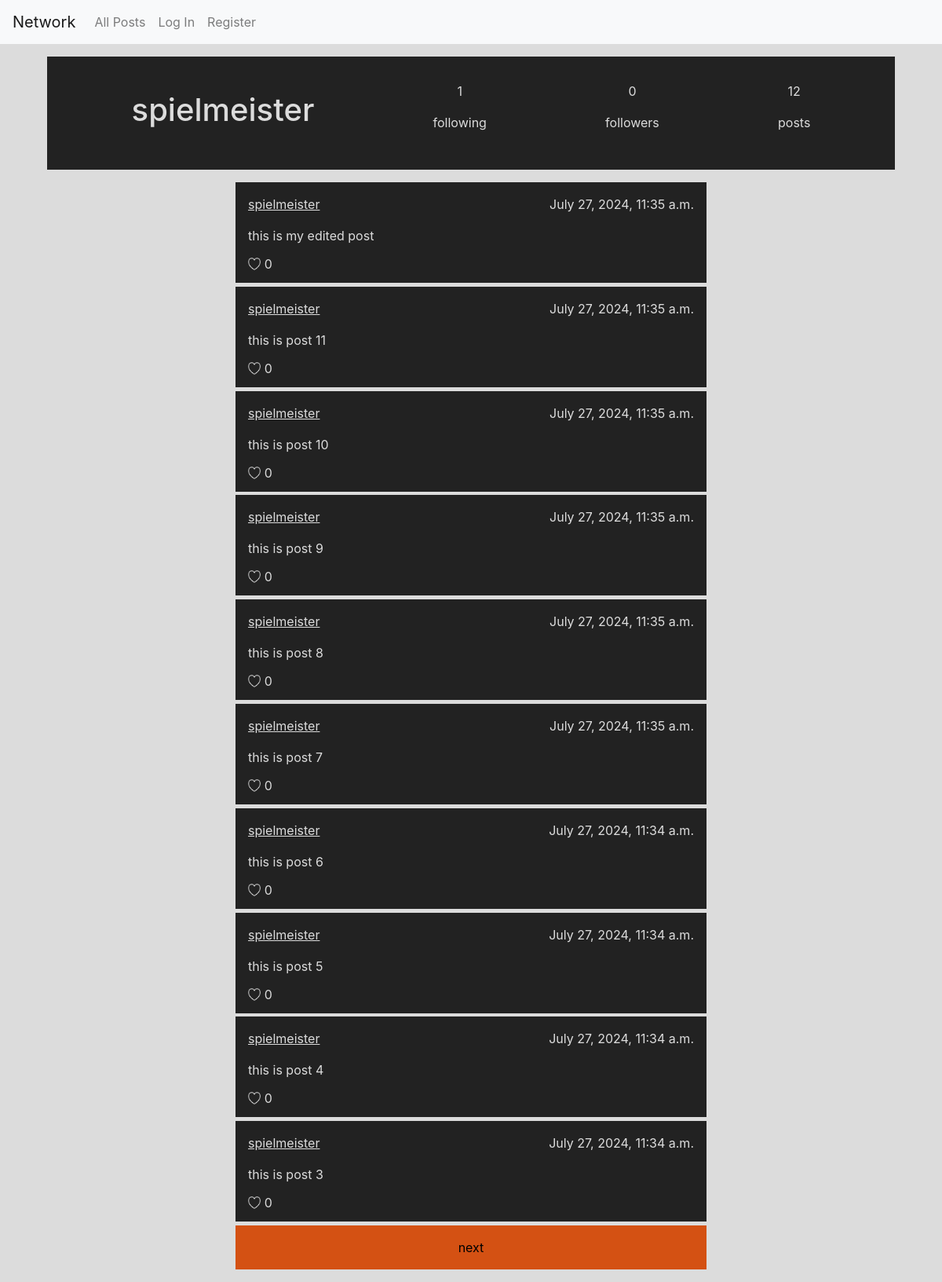
The app's page /profile/1 with its own data.
### network/models.py (models this page shows)
class User(AbstractUser):
    pass

class Post(models.Model):
    user = models.ForeignKey(User, on_delete=models.CASCADE)
    content = models.CharField(max_length=9999)
    timestamp = models.DateTimeField(auto_now_add=True)

### network/views.py (the view)
# urls.py: path("profile/<int:user_id>", views.profile, name="profile"),
def profile(request, user_id):
    try:
        profile = User.objects.filter(id=user_id)[0]
        postsresult = Post.objects.filter(user=profile).order_by("-timestamp")
        followed = Follow.objects.filter(follower=request.user.id, followed=user_id)
        p = Paginator(postsresult, 10)
        try:
            page = int(request.GET.get("page", 1))
            if page == "" or page < 1:
                page = 1
            elif page > p.num_pages:
                page = p.num_pages
        except:
            page = 1
        posts = p.page(page).object_list
        next = False
        previous = False
        if page > 1:
            previous = page - 1
        if page < p.num_pages:
            next = page + 1
        if(len(followed) == 1):
            followed = True
        else:
            followed = False
    except:
        return HttpResponseRedirect(reverse("index"))
    return render(request, "network/profile.html",{
        "profile": profile,
        "posts": posts,
        "followed":followed,
        "followednum": Follow.objects.filter(followed=profile).count(),
        "followernum": Follow.objects.filter(follower=profile).count(),
        "postcount": len(postsresult),
        "next": next,
        "previous":previous,
        "title": "Profile"
    })

### network/templates/network/profile.html (shortened to what this page needs)
{% extends 'network/layout.html' %}
{% load static %}
{% block body %}
<div id="user">
    <div id="info">
        <div>
            <h1>{{ profile.username }}</h1>
        </div>
        <div>
            <p>{{ followernum }}</p>
            <p>following</p>
        </div>
        <div>
            <p>{{ followednum }}</p>
            <p>followers</p>
        </div>
        <div>
            <p>{{ postcount }}</p>
            <p>posts</p>
        </div>
    </div>
</div>
{% if user.is_authenticated %}
<div id="post-list" data-login="true">
    {% else %}
    <div id="post-list" data-login="false">
        {% endif%}
        {% for post in posts %}
        <div class="post" data-post="{{ post.id }}">
            <div class="post-top">
                <p class="post-user"><a href="{% url 'profile' post.user.id%}">{{ post.user }}</a></p>
                <p class="post-timestamp">{{ post.timestamp }}</p>
            </div>
            <div class="post-body">
                <form action="/post/{{ post.id }}/edit" method="post">
                    <p data-post="{{ post.id }}">{{ post.content }}</p>
                </form>
            </div>
            <div class="post-bottom">
                <div class="like" data-post="{{ post.id }}">
                    <img class="" src="{% static 'network/images/not_liked.png' %}" alt="">
                </div>
                <p class="likes">0</p>
            </div>
        </div>
        {% endfor %}
        <div class="pagination">
            {% if next %}
            <a href="{% url 'profile' profile.id %}?page={{next}}">next</a>
            {% endif %}
        </div>
    </div>
    {% endblock %}

### network/static/network/styles/styles.css (style rules this page uses)
body { background-color: #dcdcdc; color: #222222; }
#post-list { width: 100vw; display: flex; flex-direction: column; align-items: center; }
#post-list .post { width: 50vw; background-color: #222222; color: #dcdcdc; padding: 1em; margin-bottom: 0.3em; }
#post-list .post a { color: #dcdcdc; text-decoration: underline; }
#post-list .post .post-top { display: flex; flex-direction: row; justify-content: space-between; }
#post-list .post .post-bottom { display: flex; flex-direction: row; padding: 0; margin: 0; line-height: 1em; max-height: 1em; }
#post-list .post .post-bottom img { display: block; width: 1em; height: 1em; line-height: 1em; margin-right: 0.1em; }
#post-list .post .post-bottom .likes { display: inline; margin-left: 0.2em; height: 100%; }
#post-list .pagination { gap: 1em; width: 50vw; display: flex; flex-direction: row; color: black; margin-bottom: 1em; }
#post-list .pagination a { width: 100%; color: inherit; padding: 1em; background-color: #d45113; text-align: center; }
#user { width: 90vw; margin: 0 auto 1em auto; padding: 2em; background-color: #222222; color: #dcdcdc; display: flex; flex-direction: column; }
#user #info { display: flex; flex-direction: row; justify-content: space-around; align-items: center; }
#user #info div { display: flex; flex-direction: column; align-items: center; }

### records on screen
User: username "spielmeister"
Post: user "spielmeister", timestamp "July 27, 2024, 11:35 a.m.", content "this is my edited post"
Post: user "spielmeister", timestamp "July 27, 2024, 11:35 a.m.", content "this is post 11"
Post: user "spielmeister", timestamp "July 27, 2024, 11:35 a.m.", content "this is post 10"
Post: user "spielmeister", timestamp "July 27, 2024, 11:35 a.m.", content "this is post 9"
Post: user "spielmeister", timestamp "July 27, 2024, 11:35 a.m.", content "this is post 8"
Post: user "spielmeister", timestamp "July 27, 2024, 11:35 a.m.", content "this is post 7"
Post: user "spielmeister", timestamp "July 27, 2024, 11:34 a.m.", content "this is post 6"
Post: user "spielmeister", timestamp "July 27, 2024, 11:34 a.m.", content "this is post 5"
Post: user "spielmeister", timestamp "July 27, 2024, 11:34 a.m.", content "this is post 4"
Post: user "spielmeister", timestamp "July 27, 2024, 11:34 a.m.", content "this is post 3"

### other values on screen
{{ followernum }} "1"
{{ followednum }} "0"
{{ postcount }} "12"
